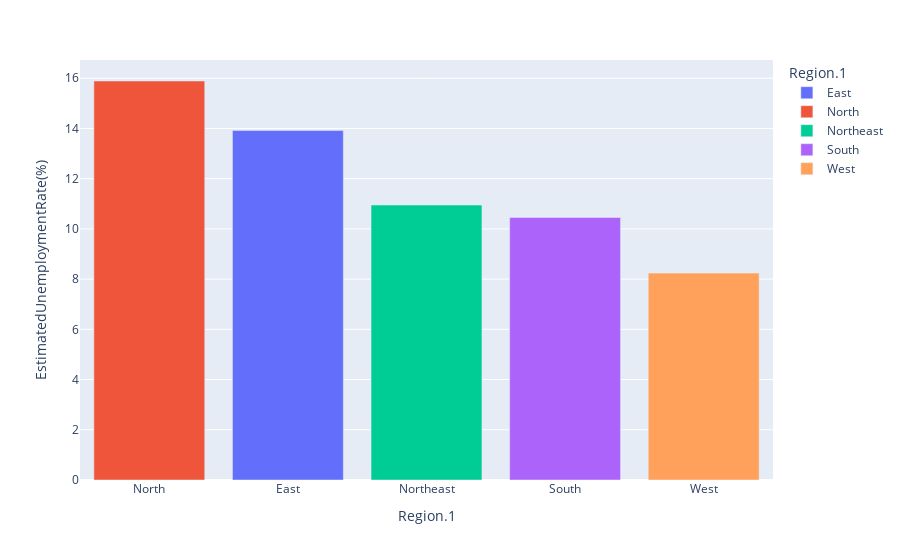

The notebook cell saved with this chart:
### Code cell
fig = px.bar(Region,x="Region.1",y="EstimatedUnemploymentRate(%)", color='Region.1')
fig.update_layout(xaxis={'categoryorder':'total descending'})
fig.show()

### Figure 1 — Plotly figure (JSON) as saved in the notebook; plotly's stock layout.template omitted (floating-point values rounded to 4 significant figures)
{"data": [{"alignmentgroup": "True", "hovertemplate": "Region.1=%{x}<br>EstimatedUnemploymentRate(%)=%{y}<extra></extra>", "legendgroup": "East", "marker": {"color": "#636efa", "pattern": {"shape": ""}}, "name": "East", "offsetgroup": "East", "orientation": "v", "showlegend": true, "textposition": "auto", "type": "bar", "x": ["East"], "xaxis": "x", "y": [13.92], "yaxis": "y"}, {"alignmentgroup": "True", "hovertemplate": "Region.1=%{x}<br>EstimatedUnemploymentRate(%)=%{y}<extra></extra>", "legendgroup": "North", "marker": {"color": "#EF553B", "pattern": {"shape": ""}}, "name": "North", "offsetgroup": "North", "orientation": "v", "showlegend": true, "textposition": "auto", "type": "bar", "x": ["North"], "xaxis": "x", "y": [15.89], "yaxis": "y"}, {"alignmentgroup": "True", "hovertemplate": "Region.1=%{x}<br>EstimatedUnemploymentRate(%)=%{y}<extra></extra>", "legendgroup": "Northeast", "marker": {"color": "#00cc96", "pattern": {"shape": ""}}, "name": "Northeast", "offsetgroup": "Northeast", "orientation": "v", "showlegend": true, "textposition": "auto", "type": "bar", "x": ["Northeast"], "xaxis": "x", "y": [10.95], "yaxis": "y"}, {"alignmentgroup": "True", "hovertemplate": "Region.1=%{x}<br>EstimatedUnemploymentRate(%)=%{y}<extra></extra>", "legendgroup": "South", "marker": {"color": "#ab63fa", "pattern": {"shape": ""}}, "name": "South", "offsetgroup": "South", "orientation": "v", "showlegend": true, "textposition": "auto", "type": "bar", "x": ["South"], "xaxis": "x", "y": [10.45], "yaxis": "y"}, {"alignmentgroup": "True", "hovertemplate": "Region.1=%{x}<br>EstimatedUnemploymentRate(%)=%{y}<extra></extra>", "legendgroup": "West", "marker": {"color": "#FFA15A", "pattern": {"shape": ""}}, "name": "West", "offsetgroup": "West", "orientation": "v", "showlegend": true, "textposition": "auto", "type": "bar", "x": ["West"], "xaxis": "x", "y": [8.239], "yaxis": "y"}], "layout": {"barmode": "relative", "legend": {"title": {"text": "Region.1"}, "tracegroupgap": 0}, "margin": {"t": 60}, "xaxis": {"anchor": "y", "categoryarray": ["East", "North", "Northeast", "South", "West"], "categoryorder": "total descending", "domain": [0, 1], "title": {"text": "Region.1"}}, "yaxis": {"anchor": "x", "domain": [0, 1], "title": {"text": "EstimatedUnemploymentRate(%)"}}}}
